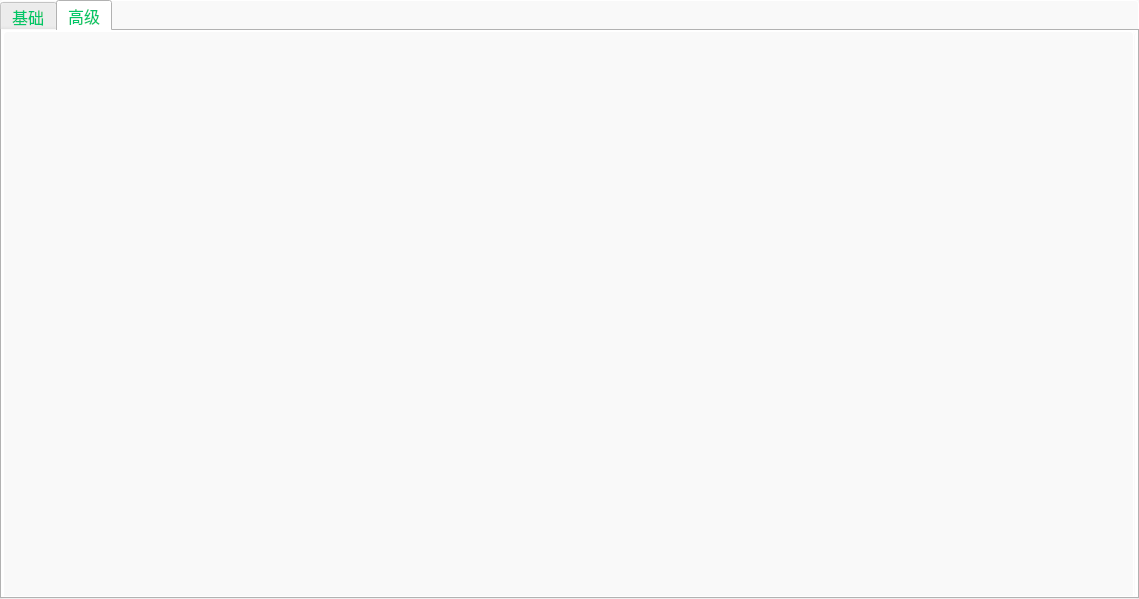
<?xml version="1.0" encoding="UTF-8"?>
<ui version="4.0">
 <class>GBSBizSettingAV</class>
 <widget class="QWidget" name="GBSBizSettingAV">
  <property name="geometry">
   <rect>
    <x>0</x>
    <y>0</y>
    <width>1139</width>
    <height>599</height>
   </rect>
  </property>
  <property name="windowTitle">
   <string>Form</string>
  </property>
  <property name="styleSheet">
   <string notr="true">background-color:#F9F9F9;
border: 1px solid  #FFFFFF;
border-radius: 4px;
</string>
  </property>
  <widget class="QFrame" name="frame_3">
   <property name="geometry">
    <rect>
     <x>220</x>
     <y>60</y>
     <width>2</width>
     <height>21</height>
    </rect>
   </property>
   <property name="styleSheet">
    <string notr="true">color:#DBDBDB</string>
   </property>
   <property name="frameShape">
    <enum>QFrame::Shape::StyledPanel</enum>
   </property>
   <property name="frameShadow">
    <enum>QFrame::Shadow::Raised</enum>
   </property>
  </widget>
  <widget class="QFrame" name="frame_4">
   <property name="geometry">
    <rect>
     <x>4</x>
     <y>852</y>
     <width>1219</width>
     <height>60</height>
    </rect>
   </property>
   <property name="styleSheet">
    <string notr="true">background-color:#F9F9F9;
border: 1px solid  #FFFFFF;
border-radius: 16px;
</string>
   </property>
   <property name="frameShape">
    <enum>QFrame::Shape::StyledPanel</enum>
   </property>
   <property name="frameShadow">
    <enum>QFrame::Shadow::Raised</enum>
   </property>
   <widget class="QPushButton" name="btnConform">
    <property name="geometry">
     <rect>
      <x>910</x>
      <y>13</y>
      <width>80</width>
      <height>40</height>
     </rect>
    </property>
    <property name="styleSheet">
     <string notr="true">        background-color: qlineargradient(
            spread:pad, 
            x1:0, y1:0, x2:1, y2:1, 
            stop:0.1054 #1B2846, 
            stop:0.9062 #000000
        );
border: 1px solid white;
border-radius:5px;
font-size:16px;
color:#FFFFFF</string>
    </property>
    <property name="text">
     <string>确定</string>
    </property>
   </widget>
   <widget class="QPushButton" name="btnCancel">
    <property name="geometry">
     <rect>
      <x>1010</x>
      <y>13</y>
      <width>80</width>
      <height>40</height>
     </rect>
    </property>
    <property name="styleSheet">
     <string notr="true">        background-color: qlineargradient(
            spread:pad, 
            x1:0, y1:0, x2:1, y2:1, 
            stop:0.1054 #1B2846, 
            stop:0.9062 #000000
        );
border: 1px solid white;
border-radius:5px;
font-size:16px;
color:#FFFFFF</string>
    </property>
    <property name="text">
     <string>取消</string>
    </property>
   </widget>
   <widget class="QPushButton" name="btnApply">
    <property name="geometry">
     <rect>
      <x>1110</x>
      <y>13</y>
      <width>80</width>
      <height>40</height>
     </rect>
    </property>
    <property name="styleSheet">
     <string notr="true">        background-color: qlineargradient(
            spread:pad, 
            x1:0, y1:0, x2:1, y2:1, 
            stop:0.1054 #1B2846, 
            stop:0.9062 #000000
        );
border: 1px solid white;
border-radius:5px;
font-size:16px;
color:#FFFFFF</string>
    </property>
    <property name="text">
     <string>应用</string>
    </property>
   </widget>
  </widget>
  <widget class="QTabWidget" name="tabWidget">
   <property name="geometry">
    <rect>
     <x>0</x>
     <y>0</y>
     <width>1139</width>
     <height>599</height>
    </rect>
   </property>
   <property name="styleSheet">
    <string notr="true">color: #01C667;
font-size:16px;
background-color:#F9F9F9;
border: 1px solid  #FFFFFF;
border-radius: 4px;
</string>
   </property>
   <property name="tabShape">
    <enum>QTabWidget::TabShape::Rounded</enum>
   </property>
   <property name="currentIndex">
    <number>1</number>
   </property>
   <property name="elideMode">
    <enum>Qt::TextElideMode::ElideLeft</enum>
   </property>
   <widget class="QWidget" name="tabBasic">
    <attribute name="title">
     <string>基础</string>
    </attribute>
   </widget>
   <widget class="QWidget" name="tabAdvanced">
    <attribute name="title">
     <string>高级</string>
    </attribute>
    <widget class="QWidget" name="horizontalLayoutWidget">
     <property name="geometry">
      <rect>
       <x>0</x>
       <y>-1</y>
       <width>1131</width>
       <height>571</height>
      </rect>
     </property>
     <layout class="QHBoxLayout" name="horizontalLayout"/>
    </widget>
   </widget>
  </widget>
 </widget>
 <resources/>
 <connections/>
</ui>
